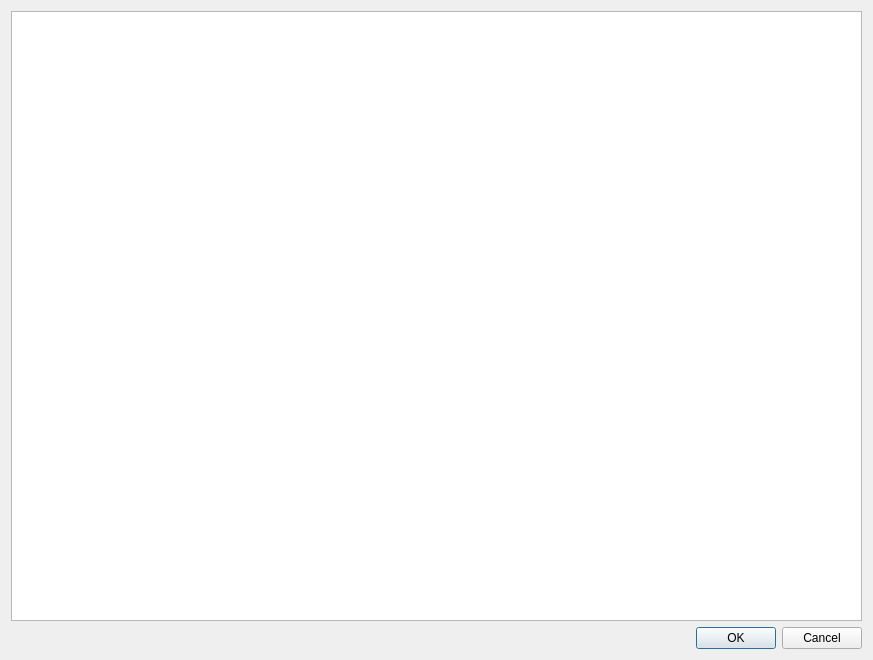
<?xml version="1.0" encoding="UTF-8"?>
<ui version="4.0">
 <class>CLunarFeaturesSearch</class>
 <widget class="QDialog" name="CLunarFeaturesSearch">
  <property name="geometry">
   <rect>
    <x>0</x>
    <y>0</y>
    <width>873</width>
    <height>660</height>
   </rect>
  </property>
  <property name="windowTitle">
   <string>Search lunar features</string>
  </property>
  <layout class="QVBoxLayout" name="verticalLayout_2">
   <item>
    <layout class="QVBoxLayout" name="verticalLayout">
     <item>
      <widget class="QTreeView" name="treeView">
       <property name="editTriggers">
        <set>QAbstractItemView::NoEditTriggers</set>
       </property>
       <property name="alternatingRowColors">
        <bool>true</bool>
       </property>
       <property name="sortingEnabled">
        <bool>true</bool>
       </property>
      </widget>
     </item>
    </layout>
   </item>
   <item>
    <layout class="QHBoxLayout" name="horizontalLayout">
     <item>
      <spacer name="horizontalSpacer">
       <property name="orientation">
        <enum>Qt::Horizontal</enum>
       </property>
       <property name="sizeHint" stdset="0">
        <size>
         <width>40</width>
         <height>20</height>
        </size>
       </property>
      </spacer>
     </item>
     <item>
      <widget class="QPushButton" name="pushButton_2">
       <property name="text">
        <string>OK</string>
       </property>
      </widget>
     </item>
     <item>
      <widget class="QPushButton" name="pushButton">
       <property name="text">
        <string>Cancel</string>
       </property>
      </widget>
     </item>
    </layout>
   </item>
  </layout>
 </widget>
 <resources/>
 <connections/>
</ui>
